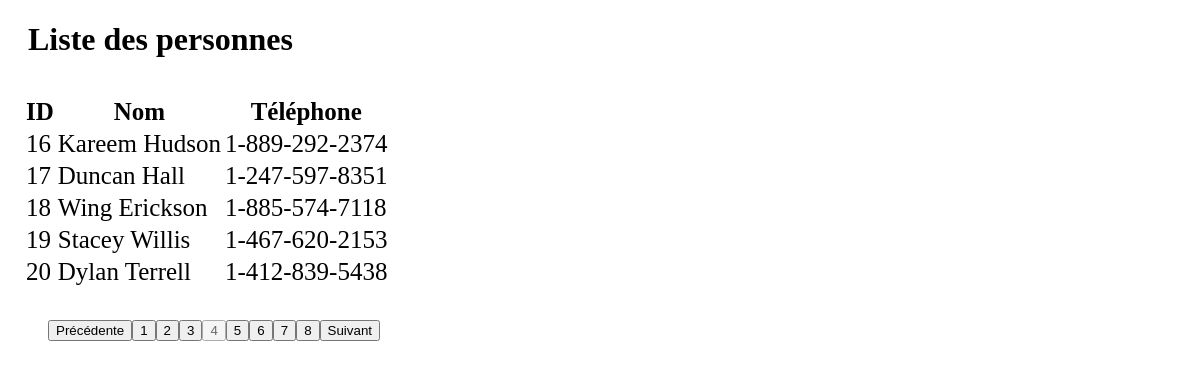
The app's page /pagination/index.php?page=4 with its own data.
### tables this page shows
CREATE TABLE `data` (
  `id` mediumint(8) UNSIGNED NOT NULL,
  `name` varchar(255) DEFAULT NULL,
  `phone` varchar(100) DEFAULT NULL,
  `email` varchar(255) DEFAULT NULL
);

### pagination/index.php (the view, shortened to what this page needs)
<?php
include_once('db.php');
$nbparpage = 5;
$pageactuel = isset($_GET['page']) ? $_GET['page'] : 1;
$dbpage = ($pageactuel * $nbparpage) - $nbparpage;
$nbPerso = mysqli_num_rows($conn->query("SELECT * FROM data"));
$pages = ceil($nbPerso / $nbparpage);
$sql = "SELECT * FROM data LIMIT $dbpage, $nbparpage";
$result = $conn->query($sql);
?>
<!DOCTYPE html>
<html lang="en">
<head>
</head>
<body>
    <h1>Liste des personnes</h1>
    <table class="table">
        <thead>
            <th>ID</th>
            <th>Nom</th>
            <th>Téléphone</th>
        </thead>
        <tbody>
            <?php
            while ($row = $result->fetch_assoc()) {
            ?>
                <tr>
                    <td><?= $row['id'] ?></td>
                    <td><?= $row['name'] ?></td>
                    <td><?= $row['phone'] ?></td>
                </tr>
            <?php
            }
            ?>
        </tbody>
    </table>
    <nav>
        <ul>
            <li class="page-item <?= ($pageactuel == 1) ? "desactive" : "" ?>">
                <a href="./index.php?page=<?= $pageactuel - 1 ?>" class="page-link"><button>Précédente</button></a></button>
            </li>
            <?php for ($page = 1; $page <= $pages; $page++) : ?>
                <li class="page-item <?= ($pageactuel == $page) ? "desactive" : "" ?>">
                    <a href="./index.php?page=<?= $page ?>" class="page-link"><button><?= $page ?></button></a>
                </li>
            <?php endfor ?>
            <li class="page-item <?= ($pageactuel == $pages) ? "desactive" : "" ?>">
                <a href="./index.php?page=<?= $pageactuel + 1 ?>" class="button page-link"><button>Suivant</button></a>
            </li>
        </ul>
    </nav>
</body>
</html>

### pagination/index.php (style rules this page uses)
li { float: left; padding: 10; list-style-type: none; }
.desactive { pointer-events: none; cursor: default; opacity: 0.6; }
.table { padding: 15px; font-size: 25px; }
h1 { margin-left: 20px; }

### records on screen
data: id "16", name "Kareem Hudson", phone "1-889-292-2374"
data: id "17", name "Duncan Hall", phone "1-247-597-8351"
data: id "18", name "Wing Erickson", phone "1-885-574-7118"
data: id "19", name "Stacey Willis", phone "1-467-620-2153"
data: id "20", name "Dylan Terrell", phone "1-412-839-5438"
